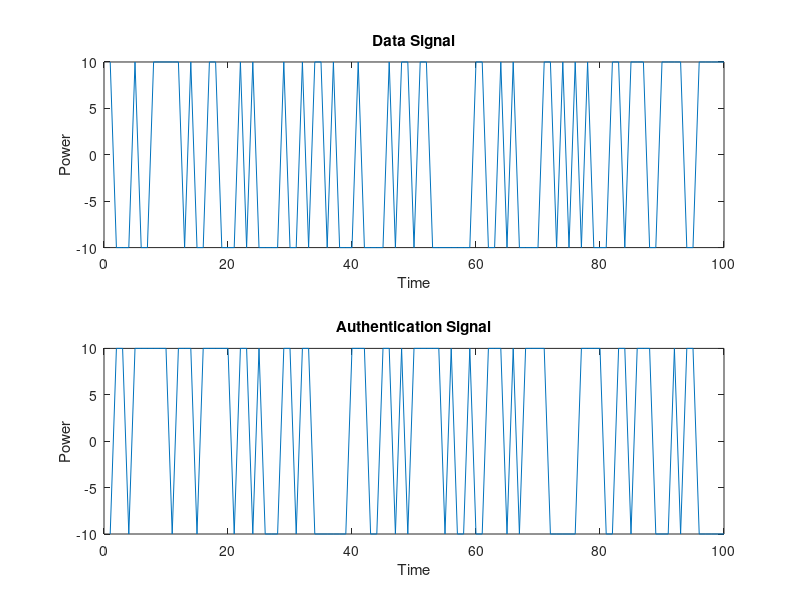
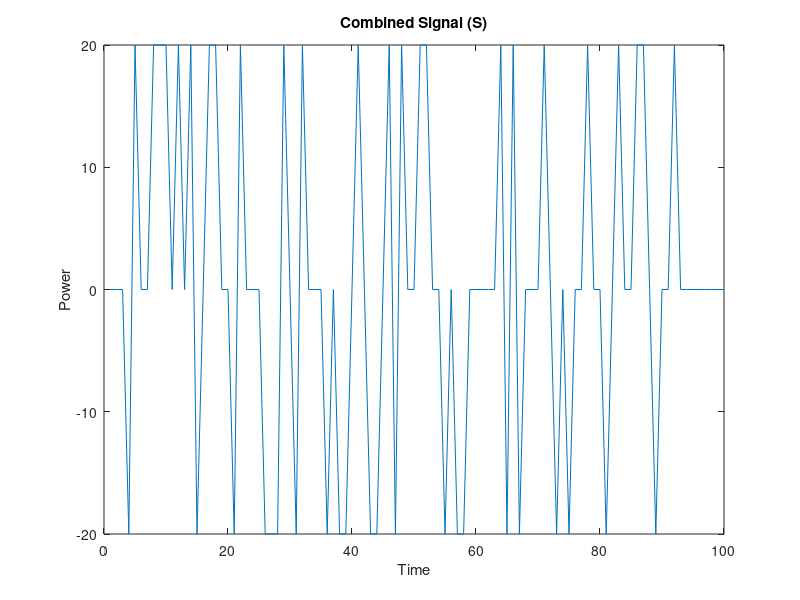

Here is the MATLAB script that generated these plots, in order:
clear all;
clc;

n_round = 50; % Number of simulation rounds
% Over class of Bluetooth, we have the following:
% Class 1 = 20 dB in power and expected distance of 100 m.
% Here, we establish an avg range in which to send 10 dB of 50 m.,
% according to Bluetooth class 1

% Definition of SNR
SNR_min = 10; % Minimum SNR in dB
SNR_max = 30; % Maximum SNR in dB
SNR_step = 1; % SNR step size
SNR = SNR_min:SNR_step:SNR_max;
power = 10.^(SNR/10);

% Define signal parameters
signal_length = 100; % Length of the signals
% Determine min and max power (over range of Bluetooth and its bounds)
% Ideally, between avg value (-20; 20) is for all Bluetooth
power_X = -10; % Power for bit 0
power_Y = 10; % Power for bit 1

std_th_minus = power_X;
std_th_plus = power_Y;

% Initialize signals
data_signal = zeros(1, signal_length);
authentication_signal = zeros(1, signal_length);

% Generate data signal
bit_sequence = randi([0, 1], 1, signal_length); % Generate random bit sequence
for i = 1:signal_length
    if bit_sequence(i) == 1
        data_signal(i) = power_Y;
    else
        data_signal(i) = power_X;
    end
end

% Generate authentication signal
bit_sequence = randi([0, 1], 1, signal_length); % Generate random bit sequence
for i = 1:signal_length
    if bit_sequence(i) == 1
        authentication_signal(i) = power_Y;
    else
        authentication_signal(i) = power_X;
    end
end

% Plot signals
figure;
subplot(2, 1, 1);
plot(data_signal);
title('Data Signal');
xlabel('Time'); % assuming we send a bit each second
ylabel('Power');

subplot(2, 1, 2);
plot(authentication_signal);
title('Authentication Signal');
xlabel('Time');
ylabel('Power');

% Definition of simulation parameters
% Distance = max. 50 m. with step 1 (from 1 to 50)
% FA rate = increasing rate
% MD rate = increasing rate

% When FA increases, MD decreases
% Conversely, when FA decreases, MD increases
% FA is important but slightly less than MD
% The second one allows to find how many errors we do
% because false positives are slightly different problems

% Conventionally and looking at other sims, we find value to
% be beneath the decimal threshold

% Define simulation parameters
max_distance = 50; % Maximum distance in meters

% Initialize arrays to store target FA and MD rates
target_FA_rates = zeros(1, max_distance);
target_MD_rates = zeros(1, max_distance);

% Generate target FA and MD rates for each distance
for distance = 1:max_distance
    % Define ranges for FA rates
    min_FA_rate = 0.01; % Minimum FA rate
    max_FA_rate = 0.3; % Maximum FA rate
    
    % Define ranges for MD rates
    min_MD_rate = 0.1; % Minimum MD rate
    max_MD_rate = 0.5; % Maximum MD rate
    
    % Generate target MD and FA rates with increasing rate for each distance
    distance_increment = (max_MD_rate - min_MD_rate) / 50;
    target_MD_rates(distance) = min_MD_rate + (distance - 1) * distance_increment;
    target_FA_rates(distance) = min_FA_rate + (distance - 1) * distance_increment;
end

%% TODO - Trovare i relativi epsilon (punto medio FA)?

% Initialize signal S
S = zeros(1, signal_length);

% Combine signals bit by bit
for i = 1:signal_length
    % Combine bits from data_signal and authentication_signal
    S(i) = data_signal(i) + authentication_signal(i);
end

% Plot the combined signal (this is the sent signal)
figure;
plot(S);
title('Combined Signal (S)');
xlabel('Time');
ylabel('Power');

% Transformation of signal into real values

% % Convert combined signal S to real values
% S_real = 10.^(S/10);
% 
% % Interpolate the signal to generate a smoother curve
% t = 1:signal_length;
% t_interp = linspace(1, signal_length, 10*signal_length); % Increase resolution for interpolation
% S_interp = interp1(t, S, t_interp, 'spline');
% 
% % Plot the interpolated signal
% figure;
% plot(t_interp, S_interp);
% title('Sinusoidal Signal (Interpolated)');
% xlabel('Time');
% ylabel('Power');

% Assuming center is 0 (given the signal is -10 and 10)
center = 0;

% Initialize arrays to store BER values
BER_data = zeros(max_distance, length(SNR));
BER_auth = zeros(max_distance, length(SNR));

received_data=[];
received_auth=[];
wrong_data_bits = 0;
wrong_auth_bits = 0;

%% FIXED THRESHOLDS

% Loop through each distance
for j = 1:max_distance
    % Loop through each SNR level
    for k = 1:length(SNR)
        % Initialize arrays to store received data and authentication bits
        received_data = zeros(1, signal_length);
        received_auth = zeros(1, signal_length);

        % Initialize counters for wrong bits
        wrong_data_bits = 0;
        wrong_auth_bits = 0;

        % Generate the received signal by adding AWGN
        received_signal = awgn(S, SNR(k));

        % Loop through each bit in the received signal
        for i = 1:signal_length
            % Decode the received signal with fixed thresholds  
            % First, we decode the data and see the wrong bits for BER
            if received_signal(i) >= center 
                received_data(i) = 1;
                if received_signal(i) > std_th_plus
                    wrong_data_bits = wrong_data_bits + 1;
                end
            elseif received_signal(i) < center
                received_data(i) = 0;
                if received_signal(i) < std_th_minus
                    wrong_data_bits = wrong_data_bits + 1;
                end
            end
            
            % Having the data we decode the key
            if received_data(i) == 1 && received_signal(i) <= std_th_plus
                received_auth(i) = 0;
            elseif received_data(i) == 0 && received_signal(i) >= std_th_minus
                received_auth(i) = 1;
            end
            
            %% WRONG (JUST TO GIVE VALUE TO WRONG_DATA_BITS)
            % Out of nominal power
            if received_signal(i) <= power_Y || received_signal(i) >= power_X
                % The bits should be discordant
                if received_data(i) == received_auth(i)
                    wrong_auth_bits = wrong_auth_bits + 1;
                end
            end
        end
    end
end

% Calculate average BER values
BER_data = wrong_data_bits / signal_length;
BER_auth = wrong_auth_bits / signal_length;

%% VARIABLE THRESHOLDS




